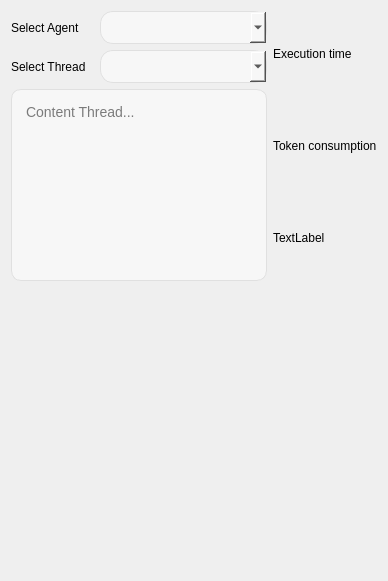
      <widget class="QWidget" name="page_9">
       <layout class="QGridLayout" name="gridLayout_36">
        <item row="0" column="0">
         <layout class="QGridLayout" name="gridLayout_35">
          <item row="2" column="0" colspan="3">
           <widget class="QTextEdit" name="textEdit">
            <property name="styleSheet">
             <string notr="true">            QTextEdit {
          
                border: 1px solid #E0E0E0;
                padding: 10px;
                border-radius: 10px;
                background-color: #F7F7F7;
                color: black;  /* Cor do texto preto */
                font-family: Arial;
                font-size: 14px;
            }</string>
            </property>
            <property name="placeholderText">
             <string>Content Thread...</string>
            </property>
           </widget>
          </item>
          <item row="0" column="1" colspan="2">
           <widget class="QComboBox" name="comboBox">
            <property name="styleSheet">
             <string notr="true">QComboBox {
    background-color: #F7F7F7;
    border: 1px solid #E0E0E0;
    border-radius: 13px;  /* Borda arredondada */
    color: black;  /* Cor do texto */
    font-size: 16px;  /* Tamanho da fonte */
    padding: 5px 10px;  /* Espaçamento interno */
}

QComboBox:hover {
    background-color: #EDEDED; /* Fundo ao passar o mouse */
}

QComboBox:pressed {
    background-color: #DCDCDC; /* Fundo ao pressionar */
}

QComboBox QAbstractItemView {
    background-color: #F7F7F7;
    border: 1px solid #E0E0E0;
    selection-background-color: #EDEDED;
    selection-color: black;
    border-radius: 10px;  /* Borda arredondada para a lista */
    font-size: 16px; /* Ajuste de fonte para itens */
}
</string>
            </property>
           </widget>
          </item>
          <item row="0" column="0">
           <widget class="QLabel" name="label_24">
            <property name="text">
             <string>Select Agent</string>
            </property>
           </widget>
          </item>
          <item row="1" column="0">
           <widget class="QLabel" name="label_25">
            <property name="text">
             <string>Select Thread</string>
            </property>
           </widget>
          </item>
          <item row="1" column="1" colspan="2">
           <widget class="QComboBox" name="comboBox_2">
            <property name="styleSheet">
             <string notr="true">QComboBox {
    background-color: #F7F7F7;
    border: 1px solid #E0E0E0;
    border-radius: 13px;  /* Borda arredondada */
    color: black;  /* Cor do texto */
    font-size: 16px;  /* Tamanho da fonte */
    padding: 5px 10px;  /* Espaçamento interno */
}

QComboBox:hover {
    background-color: #EDEDED; /* Fundo ao passar o mouse */
}

QComboBox:pressed {
    background-color: #DCDCDC; /* Fundo ao pressionar */
}

QComboBox QAbstractItemView {
    background-color: #F7F7F7;
    border: 1px solid #E0E0E0;
    selection-background-color: #EDEDED;
    selection-color: black;
    border-radius: 10px;  /* Borda arredondada para a lista */
    font-size: 16px; /* Ajuste de fonte para itens */
}
</string>
            </property>
           </widget>
          </item>
         </layout>
        </item>
        <item row="0" column="1">
         <layout class="QGridLayout" name="gridLayout_34">
          <item row="0" column="0">
           <widget class="QLabel" name="label_21">
            <property name="text">
             <string>Execution time</string>
            </property>
           </widget>
          </item>
          <item row="1" column="0">
           <widget class="QLabel" name="label_22">
            <property name="text">
             <string>Token consumption</string>
            </property>
           </widget>
          </item>
          <item row="2" column="0">
           <widget class="QLabel" name="label_23">
            <property name="text">
             <string>TextLabel</string>
            </property>
           </widget>
          </item>
         </layout>
        </item>
        <item row="1" column="0">
         <spacer name="verticalSpacer_7">
          <property name="orientation">
           <enum>Qt::Vertical</enum>
          </property>
          <property name="sizeHint" stdset="0">
           <size>
            <width>20</width>
            <height>289</height>
           </size>
          </property>
         </spacer>
        </item>
       </layout>
      </widget>
